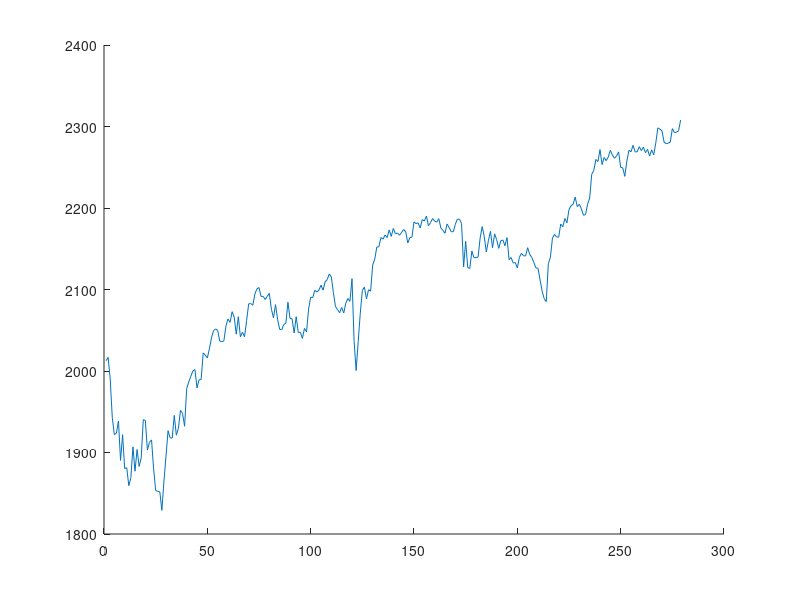

This figure's MATLAB source:
figure(1);
hold on
%t=fetch(yahoo,'^GSPC','Close','1/1/2016','12/31/2016','d');
%t2017=fetch(yahoo,'^GSPC','Close','1/1/2017','2/9/2017','d');
load SP500
testPoint=length(t2017);
point=length(t);
allpoint=point+testPoint;
x=linspace(1,allpoint,allpoint);
y=[flipud(t(:,2));flipud(t2017(:,2))];
yMean=mean(y);
yStd=std(y);
plot(x,y);